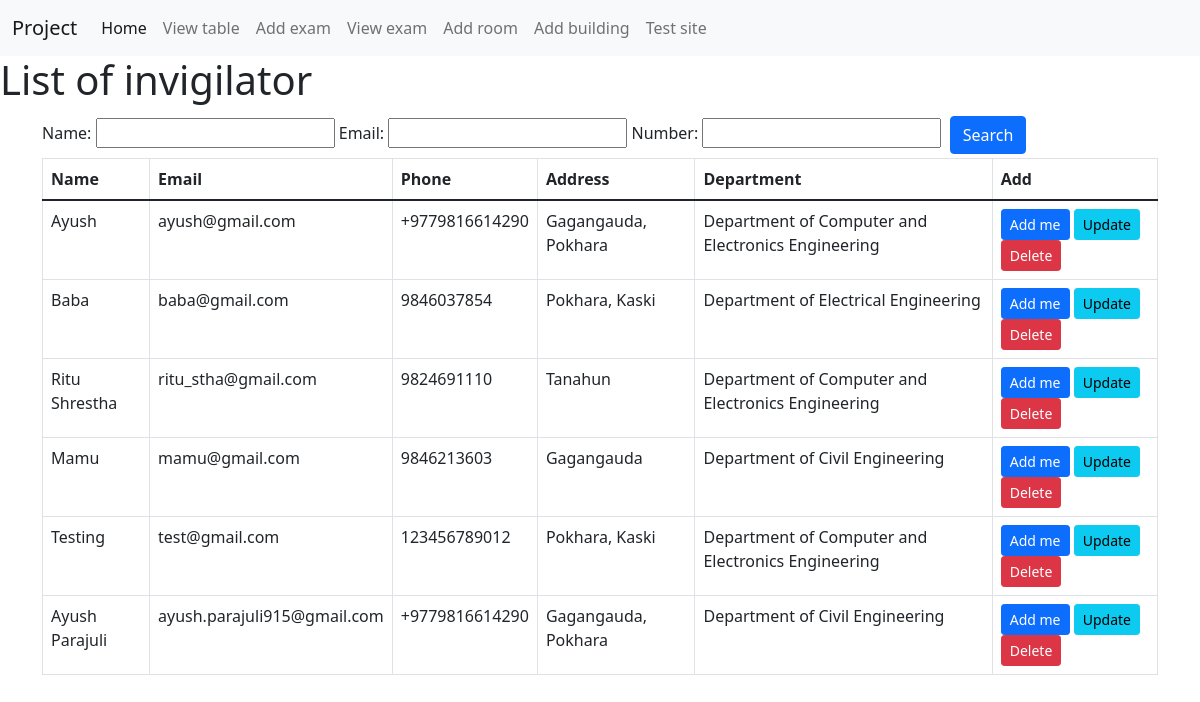
Screenshot of /viewtable with the database file from the repository.
### home/models.py (models this page shows, shortened)
class Newapp(models.Model):
    newappname=models.CharField(max_length=122)
    newappemail=models.CharField(max_length=122)
    newappphone=models.CharField(max_length=12)
    newappaddress=models.CharField(max_length=122)
    newappdepart=models.CharField(max_length=255)
    newappposition=models.CharField(max_length=255)

### home/views.py (the view)
# urls.py: path("viewtable",views.viewtable,name='viewtable'),
def viewtable(request):
    newapp_data = Newapp.objects.all()
    viewfilter = ViewtableFilter(request.GET, queryset=newapp_data)
    newapp_data = viewfilter.qs
    data = {
        "newapp_data": newapp_data,
        'viewfilter': viewfilter
    }
    return render(request, "viewtable.html", data)

### templates/viewtable.html (shortened to what this page needs)
{% extends 'base.html' %}
{% block viewtablecontent %}
<h1>List of invigilator</h1>
<div class="container">
    <form method="get">
        {{viewfilter.form}}
        <button class="btn btn-primary mx-1 my-1" type="submit">Search</button>
    </form>
</div>
<div class="container ">
    <table class="table table-hover table-bordered ">
        <thead>
            <tr>
                <th scope="col">Name</th>
                <th scope="col">Email</th>
                <th scope="col">Phone</th>
                <th scope="col">Address</th>
                <th scope="col">Department</th>
                <th scope="col">Add</th>
            </tr>
        </thead>
        <tbody>
            {% for n in newapp_data %}
            <tr >
                <td>{{n.newappname}}</td>
                <td>{{n.newappemail}}</td>
                <td>{{n.newappphone}}</td>
                <td>{{n.newappaddress}}</td>
                <td>{{n.newappdepart}}</td>
                <td>
                    <button class="btn btn-primary btn-sm" >Add me</button>
                    <a href="{% url 'updatenewapp' n.id %}" ><button class="btn btn-info btn-sm">Update</button></a>
                    <a href="{% url 'deletenewapp' n.id %}" ><button class="btn btn-danger btn-sm">Delete</button></a>
                </td>
            </tr>
            {% endfor %}
        </tbody>
    </table>
</div>
<body>
</body>
{% endblock viewtablecontent %}

### templates/base.html (shortened to what this page needs)
<!doctype html>
<html lang="en">
<head>
  <link href="/static/bootstrap.min.css" rel="stylesheet">
</head>
<body>
  <nav class="navbar navbar-expand-lg navbar-light bg-light">
    <div class="container-fluid">
      <a class="navbar-brand" href="/">Project</a>
      <div class="collapse navbar-collapse" id="navbarSupportedContent">
        <ul class="navbar-nav me-auto mb-2 mb-lg-0">
          <li class="nav-item">
            <a class="nav-link active" aria-current="page" href="/">Home</a>
          </li>
          <li class="nav-item">
            <a class="nav-link" href="/viewtable">View table</a>
          </li>
          <li class="nav-item">
            <a class="nav-link" href="/addexam">Add exam</a>
          </li>
          <li class="nav-item">
            <a class="nav-link" href="/viewexam">View exam</a>
          </li>
          <li class="nav-item">
            <a class="nav-link" href="/addroom">Add room</a>
          </li>
          <li class="nav-item">
            <a class="nav-link" href="/addbuilding">Add building</a>
          </li>
          <li class="nav-item">
            <a class="nav-link" href="/testsite">Test site</a>
          </li>
        </ul>
      </div>
    </div>
  </nav>
  {% block viewtablecontent %}{% endblock viewtablecontent %}
</body>
</html>

### rows the page displays
Newapp: newappname "Ayush", newappemail "ayush@gmail.com", newappphone "+9779816614290", newappaddress "Gagangauda, Pokhara", newappdepart "Department of Computer and Electronics Engineering"
Newapp: newappname "Baba", newappemail "baba@gmail.com", newappphone "9846037854", newappaddress "Pokhara, Kaski", newappdepart "Department of Electrical Engineering"
Newapp: newappname "Ritu Shrestha", newappemail "ritu_stha@gmail.com", newappphone "9824691110", newappaddress "Tanahun", newappdepart "Department of Computer and Electronics Engineering"
Newapp: newappname "Mamu", newappemail "mamu@gmail.com", newappphone "9846213603", newappaddress "Gagangauda", newappdepart "Department of Civil Engineering"
Newapp: newappname "Testing", newappemail "test@gmail.com", newappphone "123456789012", newappaddress "Pokhara, Kaski", newappdepart "Department of Computer and Electronics Engineering"
Newapp: newappname "Ayush Parajuli", newappemail "ayush.parajuli915@gmail.com", newappphone "+9779816614290", newappaddress "Gagangauda, Pokhara", newappdepart "Department of Civil Engineering"
